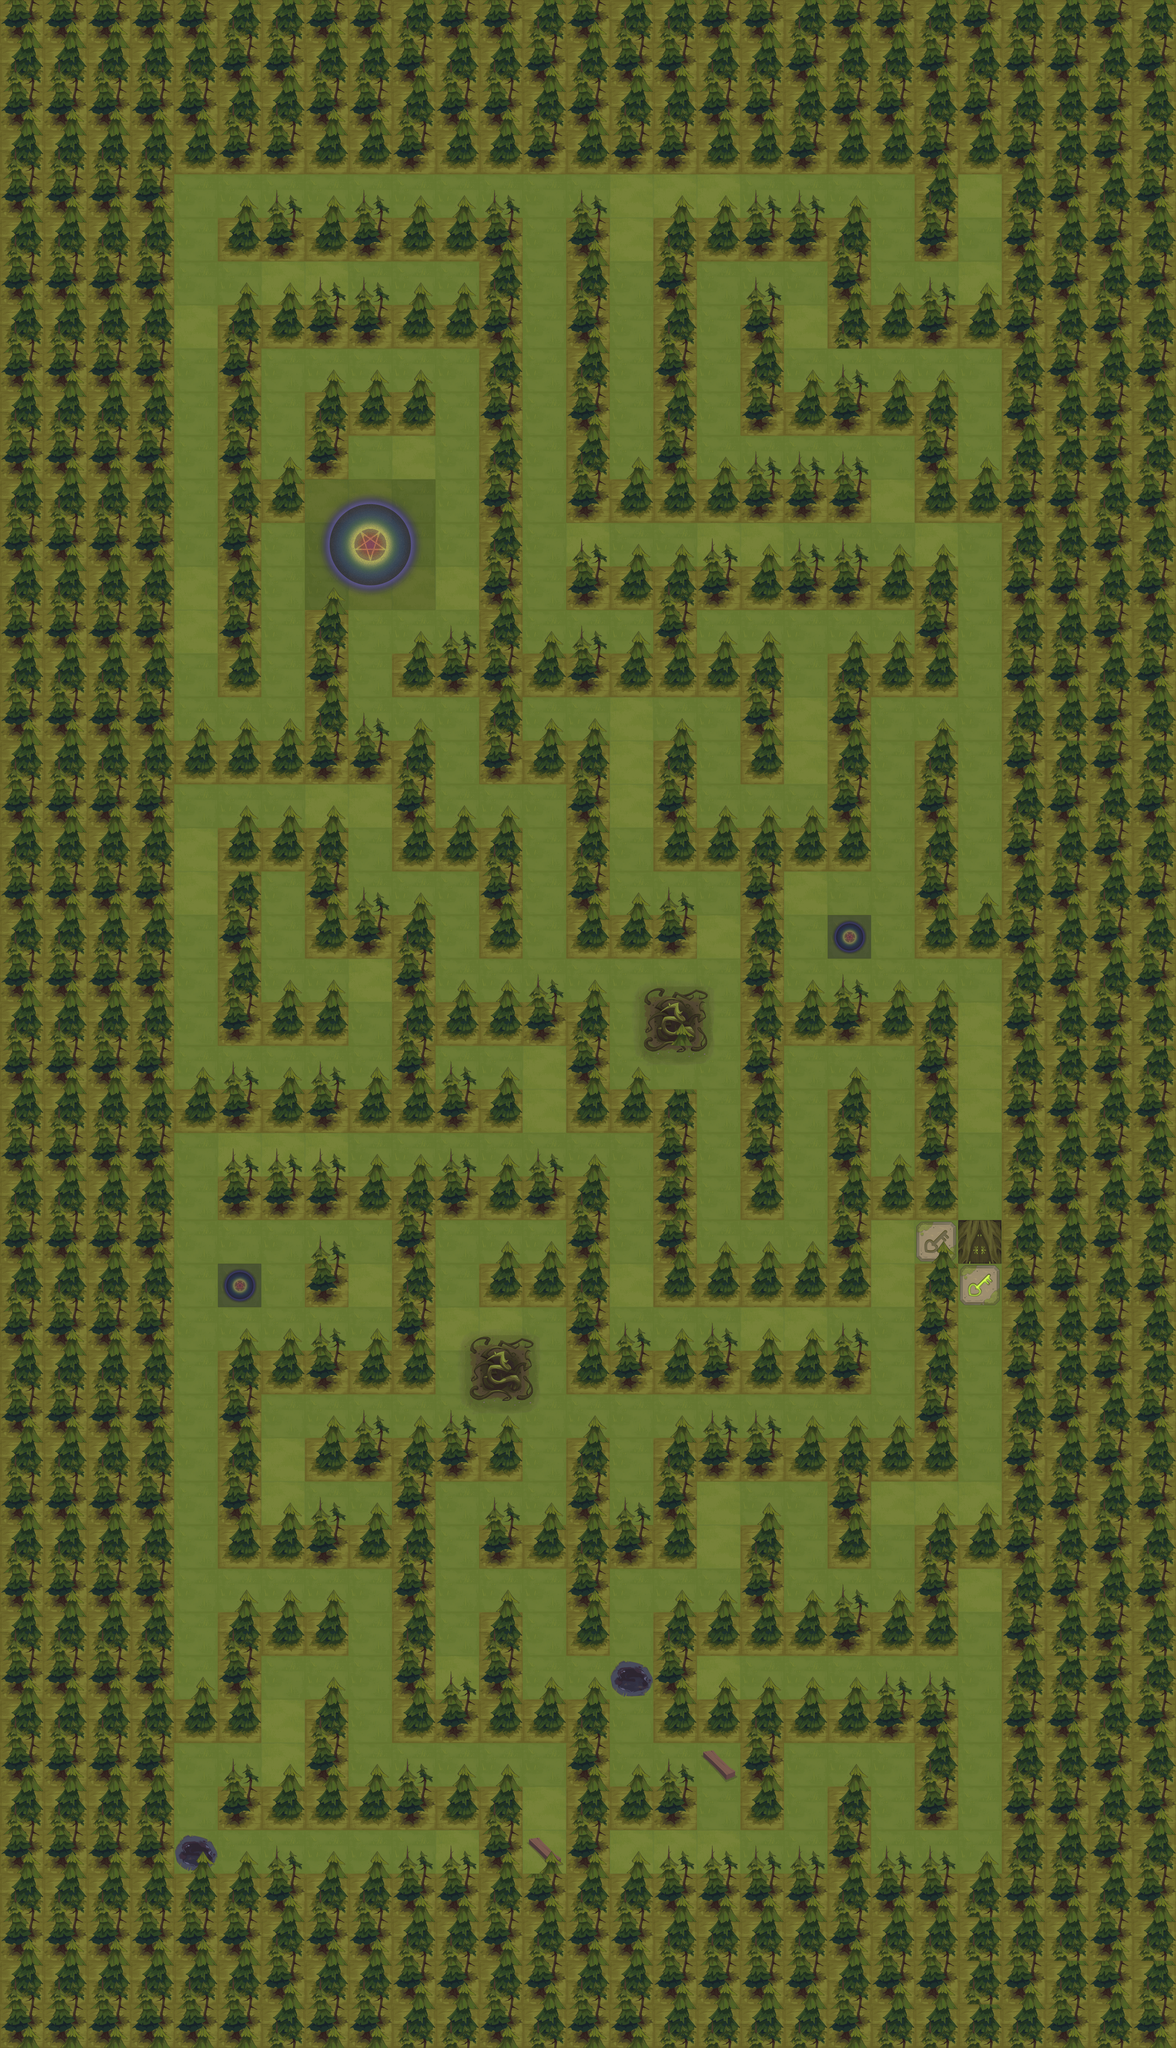

This game map was drawn from its Tiled (.tmx) file and the tilesets committed beside it. A one-line description and the trimmed map source follow:
An orthogonal 27x47 tile map with 144x144 px tiles, 7 tile layers (wall, lawn, trap, monster, ...), 4 tilesets and 16 objects.

<map version="1.0" tiledversion="2018.05.24" orientation="orthogonal" renderorder="right-down" width="27" height="47" tilewidth="144" tileheight="144" infinite="0" nextlayerid="19" nextobjectid="19">
 <tileset firstgid="1" name="goods" tilewidth="144" tileheight="144" tilecount="3" columns="3">
  <image source="../mapRes/goods.png" width="432" height="144" />
 </tileset>
 <tileset firstgid="4" name="monster" tilewidth="144" tileheight="144" tilecount="36" columns="6">
  <image source="../mapRes/monster.png" width="864" height="864" />
 </tileset>
 <tileset firstgid="40" name="trap_pool_gate" tilewidth="144" tileheight="144" tilecount="60" columns="12">
  <image source="../mapRes/trap_pool_gate.png" width="1728" height="720" />
 </tileset>
 <tileset firstgid="100" name="wall_Ground" tilewidth="144" tileheight="144" tilecount="20" columns="4">
  <image source="../mapRes/wall_Ground.png" width="576" height="720" />
 </tileset>
 <layer id="12" name="wall" width="27" height="47" locked="1">
  <data>[1269 cells, 448 non-empty, 1 distinct tile ids]</data>
 </layer>
 <layer id="13" name="lawn" width="27" height="47" locked="1">
  <data>[1269 cells, 861 non-empty, 2 distinct tile ids]</data>
 </layer>
 <layer id="14" name="trap" width="27" height="47" locked="1">
  <data>[1269 cells, 20 non-empty, 10 distinct tile ids]</data>
 </layer>
 <layer id="15" name="monster" width="27" height="47" locked="1">
  <data>[1269 cells, 11 non-empty, 10 distinct tile ids]</data>
 </layer>
 <layer id="16" name="gate" width="27" height="47" locked="1">
  <data>[1269 cells, 3 non-empty, 3 distinct tile ids]</data>
 </layer>
 <layer id="17" name="goods" width="27" height="47" locked="1">
  <data>[1269 cells, 2 non-empty, 1 distinct tile ids]</data>
 </layer>
 <layer id="18" name="sence" width="27" height="47" locked="1">
  <data>[1269 cells, 1045 non-empty, 6 distinct tile ids]</data>
 </layer>
 <objectgroup id="11" name="ground" locked="1">
  <object id="15" x="576" y="576">
   <properties>
    <property name="id" value="501" />
    <property name="type" value="1" />
   </properties>
   <polygon points="0,0 2736,0 2736,5616 0,5616" />
  </object>
 </objectgroup>
 <objectgroup id="10" name="object">
  <object id="1" x="2016" y="576" width="144" height="144">
   <properties>
    <property name="id" value="101" />
   </properties>
  </object>
  <object id="2" x="2016" y="5472" width="144" height="144">
   <properties>
    <property name="id" value="201" />
    <property name="type" value="1" />
   </properties>
  </object>
  <object id="3" x="576" y="6048" width="144" height="144">
   <properties>
    <property name="id" value="201" />
    <property name="type" value="1" />
   </properties>
  </object>
  <object id="4" x="1584" y="4464" width="144" height="144">
   <properties>
    <property name="id" value="202" />
    <property name="type" value="1" />
   </properties>
  </object>
  <object id="5" x="2736" y="3024" width="144" height="144">
   <properties>
    <property name="id" value="301" />
    <property name="type" value="1" />
   </properties>
  </object>
  <object id="6" x="720" y="4176" width="144" height="144">
   <properties>
    <property name="id" value="301" />
    <property name="type" value="1" />
   </properties>
  </object>
  <object id="7" x="1152" y="1728" width="144" height="144">
   <properties>
    <property name="id" value="302" />
    <property name="type" value="1" />
   </properties>
  </object>
  <object id="8" x="1728" y="6048" width="144" height="144">
   <properties>
    <property name="id" value="401" />
   </properties>
  </object>
  <object id="9" x="2304" y="5760" width="144" height="144">
   <properties>
    <property name="id" value="401" />
   </properties>
  </object>
  <object id="10" x="2160" y="3312" width="144" height="144">
   <properties>
    <property name="id" value="202" />
    <property name="type" value="1" />
   </properties>
  </object>
  <object id="11" x="3168" y="4032" width="144" height="144">
   <properties>
    <property name="id" value="404" />
    <property name="type" value="1" />
   </properties>
  </object>
  <object id="12" x="3024" y="4032" width="144" height="144">
   <properties>
    <property name="door" value="22-28" />
    <property name="id" value="406" />
    <property name="type" value="1" />
   </properties>
  </object>
  <object id="13" x="3168" y="4176" width="144" height="144">
   <properties>
    <property name="door" value="22-28" />
    <property name="id" value="405" />
    <property name="type" value="1" />
   </properties>
  </object>
  <object id="16" x="2160" y="6048" width="144" height="144">
   <properties>
    <property name="id" value="102" />
   </properties>
  </object>
  <object id="18" x="2304" y="6048" width="144" height="144">
   <properties>
    <property name="id" value="103" />
   </properties>
  </object>
 </objectgroup>
</map>
